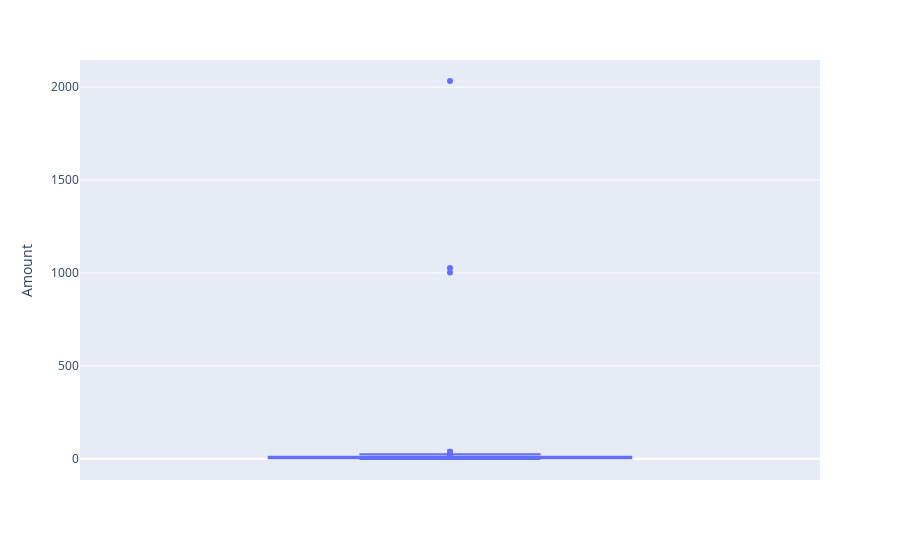

Notebook source saved alongside this figure:
### Markdown cell above
It looks like there are only two such transactions, which may be outliers. They may warrant being removed from the analysis.

### Code cell
import plotly.express as px
fig = px.box(df, y="Amount")
fig.show()

### Figure 1 — Plotly figure (JSON) as saved in the notebook; plotly's stock layout.template omitted (floating-point values rounded to 4 significant figures; data arrays with more than 128 entries replaced by an {"elided": "..."} marker saying what was removed)
{"data": [{"alignmentgroup": "True", "hovertemplate": "Amount=%{y}<extra></extra>", "legendgroup": "", "marker": {"color": "#636efa"}, "name": "", "notched": false, "offsetgroup": "", "orientation": "v", "showlegend": false, "type": "box", "x0": " ", "xaxis": "x", "y": {"elided": "4186 float values"}, "y0": " ", "yaxis": "y"}], "layout": {"boxmode": "group", "legend": {"tracegroupgap": 0}, "margin": {"t": 60}, "xaxis": {"anchor": "y", "domain": [0, 1]}, "yaxis": {"anchor": "x", "domain": [0, 1], "title": {"text": "Amount"}}}}
